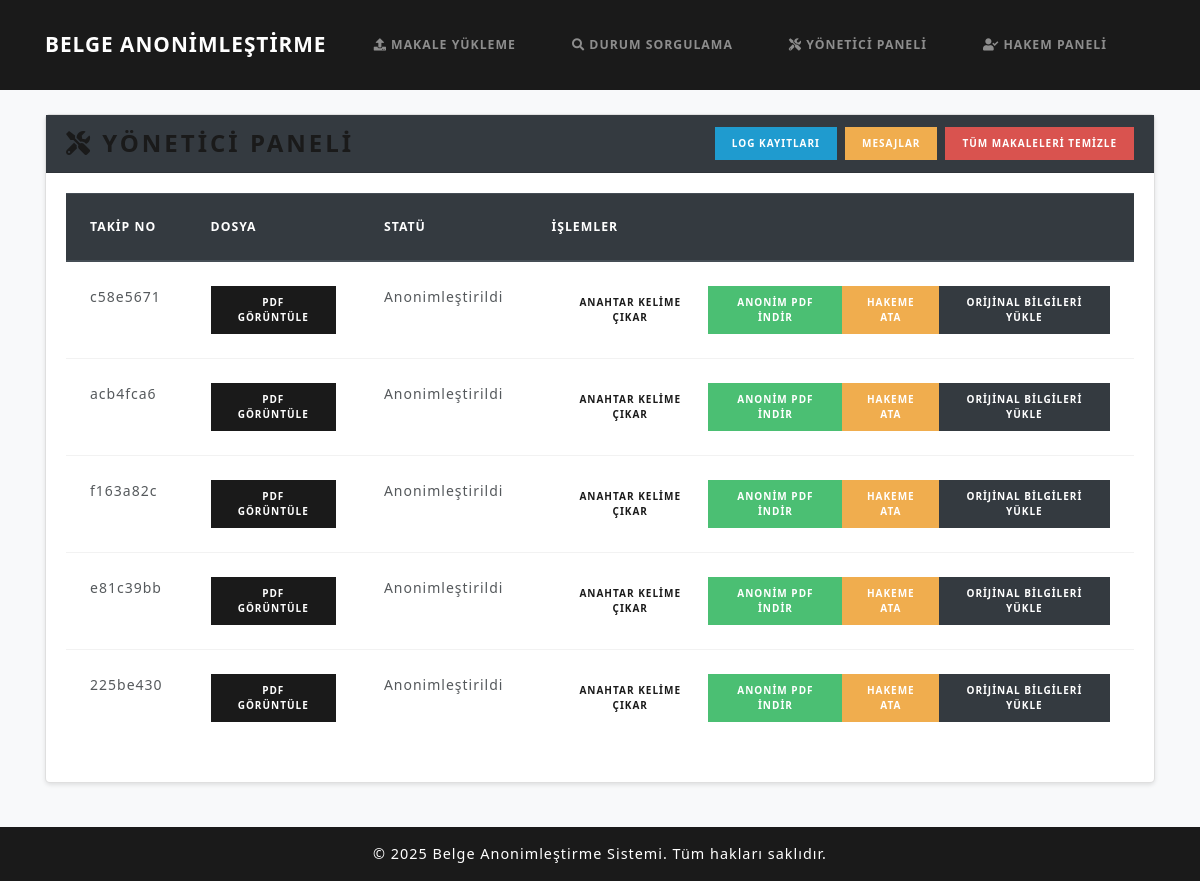
/makalesistemi/yonetici/, run on an earlier commit of the app's database.
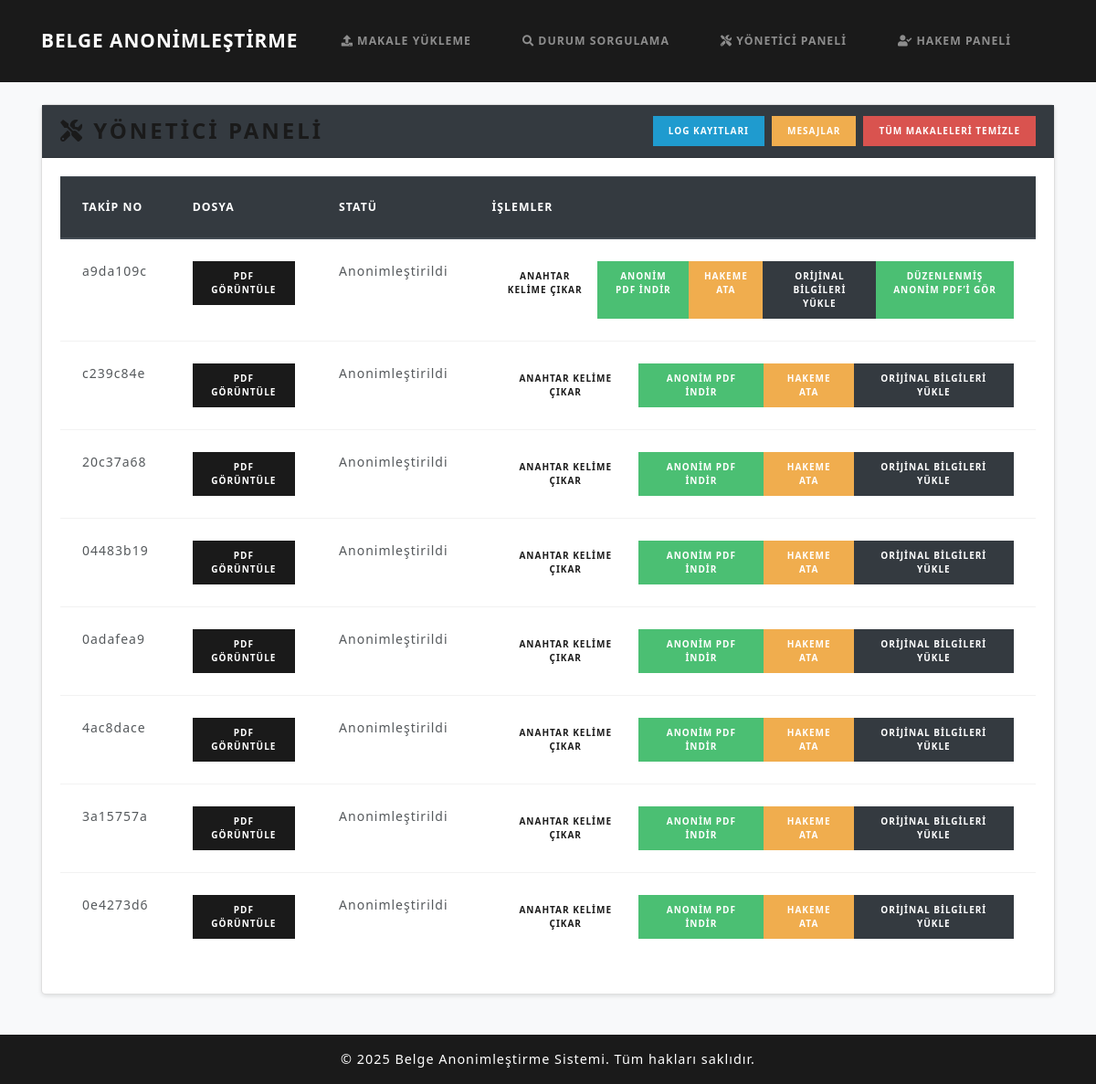
And on a later commit of the database.
### papers/models.py (models this page shows, shortened)
class Submission(models.Model):
    tracking_number = models.CharField(max_length=50, unique=True)
    email_hash = models.CharField(max_length=64)
    encrypted_filename = models.TextField(null=True, blank=True)
    original_pdf = models.FileField(upload_to='uploads/')
    revised_pdf = models.FileField(upload_to='uploads/', null=True, blank=True)
    anonymized_pdf = models.FileField(upload_to='anonymized/', null=True, blank=True)
    final_pdf = models.FileField(upload_to='final/', null=True, blank=True)
    extracted_keywords = models.TextField(blank=True, null=True)
    subtopics = models.ManyToManyField(Subtopic, blank=True, related_name='submissions')
    status = models.CharField(max_length=50, choices=STATUS_CHOICES, default='Gönderildi')
    review = models.TextField(null=True, blank=True)
    reviewer = models.ForeignKey(Reviewer, null=True, blank=True, on_delete=models.SET_NULL)
    timestamp = models.DateTimeField(default=timezone.now)
    reviewed_pdf = models.FileField(upload_to='reviewed/', null=True, blank=True)  # Yeni alan
    anonymized_data = models.TextField(null=True, blank=True)
    restored = models.BooleanField(default=False)

### papers/views.py (the view)
# urls.py: path('makalesistemi/yonetici/', views.editor_dashboard, name='editor_dashboard'),
def editor_dashboard(request):
    subs = Submission.objects.all().order_by('-timestamp')
    return render(request, 'admin_panel.html', {'submissions': subs})

### templates/admin_panel.html (shortened to what this page needs)
{% extends 'base.html' %}
{% block content %}
<div class="card">
  <div class="card-header bg-dark text-white">
    <div class="d-flex justify-content-between align-items-center">
      <h3 class="mb-0"><i class="fas fa-tools"></i> Yönetici Paneli</h3>
      <div class="d-flex flex-nowrap" style="gap: 0.5rem; overflow-x: auto;">
        <a href="{% url 'editor_logs' %}" class="btn btn-info btn-sm">Log Kayıtları</a>
        <a href="{% url 'editor_messages' %}" class="btn btn-warning btn-sm">Mesajlar</a>
        <a href="{% url 'clear_all_submissions' %}" class="btn btn-danger btn-sm">
          Tüm Makaleleri Temizle
        </a>
      </div>
    </div>
  </div>
  <div class="card-body">
    <div class="table-responsive">
      <table class="table table-hover">
        <thead class="thead-dark">
          <tr>
            <th>Takip No</th>
            <th>Dosya</th>
            <th>Statü</th>
            <th>İşlemler</th>
          </tr>
        </thead>
        <tbody>
          {% for sub in submissions %}
            <tr>
              <td>{{ sub.tracking_number }}</td>
              <td>
                <a
                  href="{% url 'view_pdf' sub.tracking_number %}"
                  class="btn btn-primary btn-sm"
                >
                  PDF Görüntüle
                </a>
              </td>
              <td>{{ sub.status }}</td>
              <td>
                <div class="btn-group" role="group">
                  <a
                    href="{% url 'extract_keywords_view' sub.tracking_number %}"
                    class="btn btn-secondary btn-sm"
                  >
                    Anahtar Kelime Çıkar
                  </a>
                  {% if sub.anonymized_pdf %}
                    <a
                      href="{% url 'download_anonymized_pdf' sub.tracking_number %}"
                      class="btn btn-success btn-sm"
                    >
                      Anonim PDF İndir
                    </a>
                  {% endif %}
                  {% if sub.status == "Anonimleştirildi" %}
                    <a
                      href="{% url 'assign_reviewer' sub.tracking_number %}"
                      class="btn btn-warning btn-sm"
                    >
                      Hakeme Ata
                    </a>
                    <a
                      href="{% url 'restore_original' sub.tracking_number %}"
                      class="btn btn-dark btn-sm"
                    >
                      Orijinal Bilgileri Yükle
                    </a>
                  {% endif %}
                  {% if sub.restored %}
                    <a
                      href="{% url 'view_restored_pdf' sub.tracking_number %}"
                      class="btn btn-success btn-sm"
                    >
                      Düzenlenmiş Anonim PDF’i Gör
                    </a>
                  {% endif %}
                </div>
              </td>
            </tr>
          {% empty %}
            <tr>
              <td colspan="4">Makale yok.</td>
            </tr>
          {% endfor %}
        </tbody>
      </table>
    </div>
  </div>
</div>
{% endblock %}

What changed in the data, as far as the page shows it:
removed Submission: tracking_number "c58e5671", status "Anonimleştirildi", shows "ANONIM PDF İNDIR", shows "HAKEME ATA"
removed Submission: tracking_number "acb4fca6", status "Anonimleştirildi", shows "ANONIM PDF İNDIR", shows "HAKEME ATA"
removed Submission: tracking_number "f163a82c", status "Anonimleştirildi", shows "ANONIM PDF İNDIR", shows "HAKEME ATA"
removed Submission: tracking_number "e81c39bb", status "Anonimleştirildi", shows "ANONIM PDF İNDIR", shows "HAKEME ATA"
removed Submission: tracking_number "225be430", status "Anonimleştirildi", shows "ANONIM PDF İNDIR", shows "HAKEME ATA"
added Submission: tracking_number "a9da109c", status "Anonimleştirildi", shows "ANONIM PDF İNDIR", shows "HAKEME ATA", restored "DÜZENLENMIŞ ANONIM PDF’I GÖR"
added Submission: tracking_number "c239c84e", status "Anonimleştirildi", shows "ANONIM PDF İNDIR", shows "HAKEME ATA"
added Submission: tracking_number "20c37a68", status "Anonimleştirildi", shows "ANONIM PDF İNDIR", shows "HAKEME ATA"
added Submission: tracking_number "04483b19", status "Anonimleştirildi", shows "ANONIM PDF İNDIR", shows "HAKEME ATA"
added Submission: tracking_number "0adafea9", status "Anonimleştirildi", shows "ANONIM PDF İNDIR", shows "HAKEME ATA"
added Submission: tracking_number "4ac8dace", status "Anonimleştirildi", shows "ANONIM PDF İNDIR", shows "HAKEME ATA"
added Submission: tracking_number "3a15757a", status "Anonimleştirildi", shows "ANONIM PDF İNDIR", shows "HAKEME ATA"
added Submission: tracking_number "0e4273d6", status "Anonimleştirildi", shows "ANONIM PDF İNDIR", shows "HAKEME ATA"
